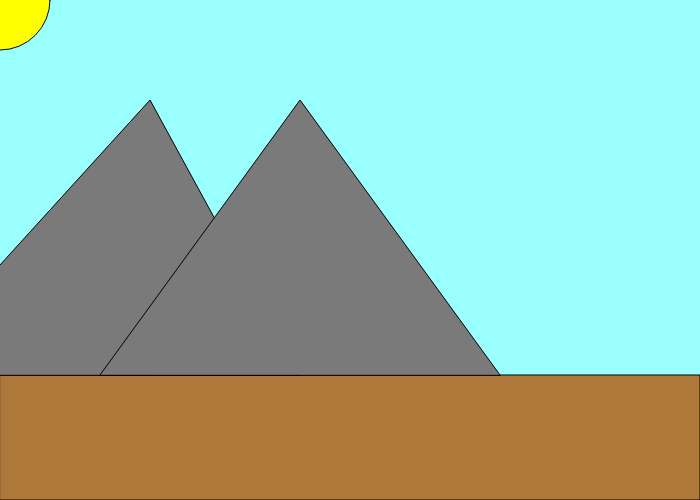
Frame 1 (no input)
Frame 60 (no input): identical to frame 1, image omitted
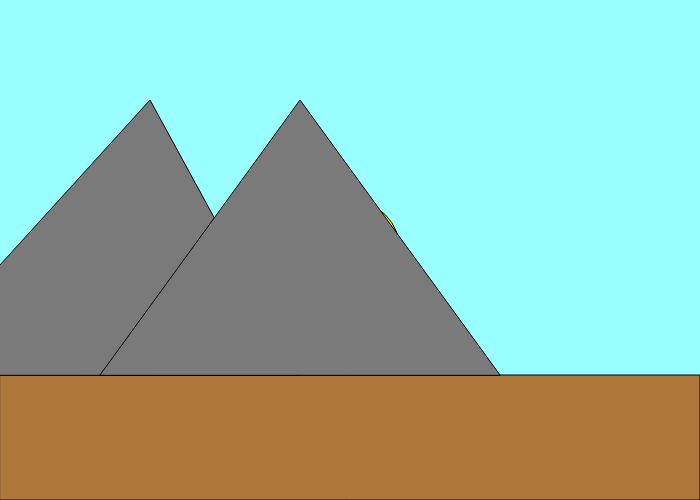
Frame 120 (the mouse pressed at the canvas centre since frame 60)

The p5.js sketch that drew these frames (run headless with seeded random() and noise() and a simulated clock; from frame 60 on, the mouse is pressed at the canvas centre):

// p5.js sketch
// ── sketch.js
// Interactive Scene
// Henry Vu
// 16.9.2024
//
// Extra for Experts:
// - 
// Interactive scene for user to interact

let currentBack = 0; 

// Variable for Sun and Moon 
let SunR = 255
let SunG = 255
let SunB = 0
function setup() {
  createCanvas(700, 500);
}

function draw() {
  background(153, 255, 255)
  dayTonight();
  Sprite();
  firstBackground();
  
}
function mousePressed() {
  if (mouseButton === CENTER) {
    currentBack++;
  }
  if (currentBack > 3) {
    currentBack = 0
  }

}
 ////////////////////////////////////
function dayTonight() {
 // Day to Night
  if (currentBack === 0) {
    background(153, 255, 255)
  }
  if (currentBack === 1) {
    background(153, 204, 255)
  }
  if (currentBack === 2) {
    background(153, 153, 255)
  }
  if (currentBack === 3) {
    background(204, 255, 255)
  }
}

function Sprite() {  // The sun / Moon
  fill(SunR, SunG, SunB);
  circle(mouseX, mouseY, 100);
  if (currentBack === 2) {
    SunR = 160; SunG = 160; SunB = 160
  }
  else {
    SunR = 255; SunG = 255; SunB = 0
  }
  }


function firstBackground() {
  //ground
  fill(174, 120, 59);
  rect(0, height*3/4, width, height/4); 

  //mountain 
  fill(122) 
  triangle(-100, height*3/4, 150, height/5, 300, height*3/4);
  triangle(100, height*3/4, 300, height/5, 500, height*3/4);
}
